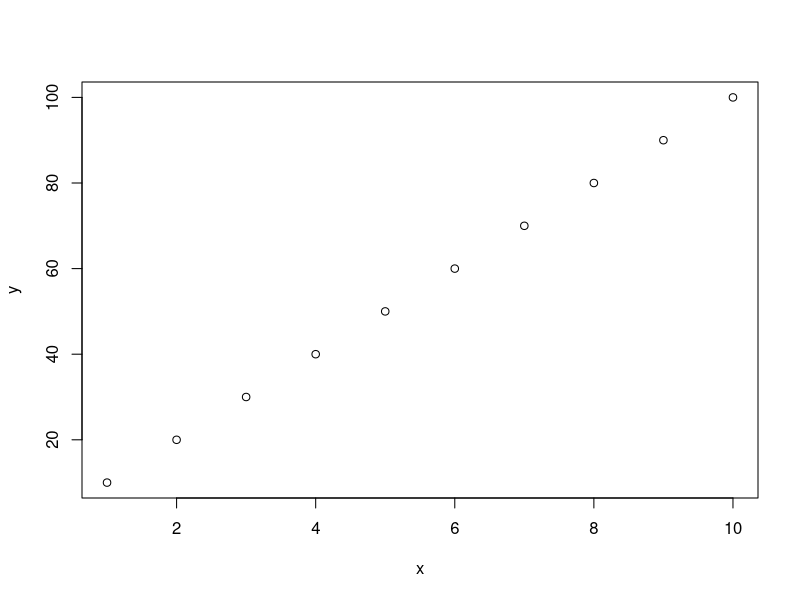

This chart was generated by the following R code:
## ---- chunk 1
x <- 5:10
x
mean(x)
## ---- chunk 2
# mi grafiquito
x <- 1:10
y <- x*10
plot(x, y)
## ---- chunk 3
dev.off()
